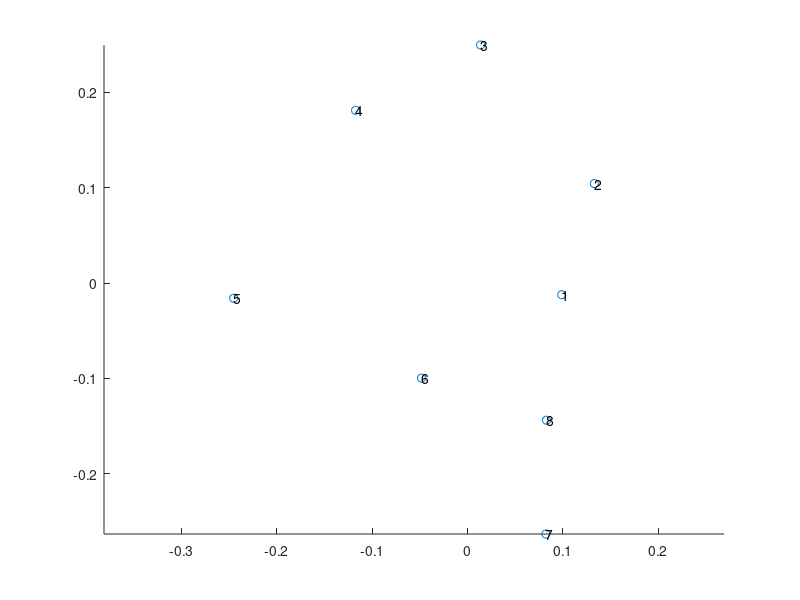

This chart was generated by the following MATLAB code:
function mean_space = align_subjects
%
%Schritte
% 1. Alle perceptual spaces laden (jeweils eine 8x2 matrix)
% 2. Optimalen Kreis als Positionen definieren
% 3. Alle perceptual spaces an optimalen Kreis procrustes alignen
% 4. Mean über die alignten perceptual spaces berechnen
clear all
close all

clc


%% SET PATH
%
mainpath = 'C:\Users\rumpf\Documents\perceptual_space';
%
%stimpath = [mainpath filesep 'logfiles' filesep 'stimlists'];

%datapath = [mainpath filesep 'logfiles' filesep 'data'];

% Set working dictonary
cd(mainpath);
addpath ('C:\Users\rumpf\Documents\perceptual_space\logfiles\data\best_positions_day2')

%% 1. alle Spaces von allen subjects laden
%matrix mit dimensionen: Stimuli x Dimensionen x Subjects
subject_spaces = randn(8, 2, 16); % insert best position of each participant 

path_directory = 'C:\Users\rumpf\Documents\perceptual_space\logfiles\data\best_positions_day2';
original_files = dir([path_directory filesep '*.mat']);
bp = randn(8,2);

for k =1:length(original_files)
    
    filename = [path_directory '/' original_files(k).name];
    load(original_files(k).name, '-mat')
    bp(:,1) = best_position(1,:).';
    bp(:,2) = best_position(2,:).';
    subject_spaces(:,:,k) = bp;

end 


%% 2. Optimalen Kreis definieren
% Idee: Wie sieht der Space aus, wenn Probanden nur die Gradzahl verwenden,
% um die Ähnlichkeit von Stimuli zu definieren
% Winkel der Stimuli in Radians
angles = deg2rad(linspace(0, 315, 8));
space = [cos(angles); sin(angles)]';

%% 3. Alle subject spaces an den Kreis alignen
aligned_spaces = zeros(size(subject_spaces));
for sub = 1:size(aligned_spaces, 3)
    [~, aligned_spaces(:, :, sub)] = procrustes(space, subject_spaces(:, :, sub));
end

%% 4. Average über die aligned spaces
mean_space = mean(aligned_spaces, 3);

% wenn mean_space wie ein Kreis aussieht, kannst du für die Auswertung
% einfach davon ausgehen, dass der perzeptuelle Raum in etwa ein Kreis ist.

scatter(mean_space(:, 1), mean_space(:, 2))
axis equal
for i = 1:8
        text(mean_space(i, 1), mean_space(i, 2), num2str(i));
    end